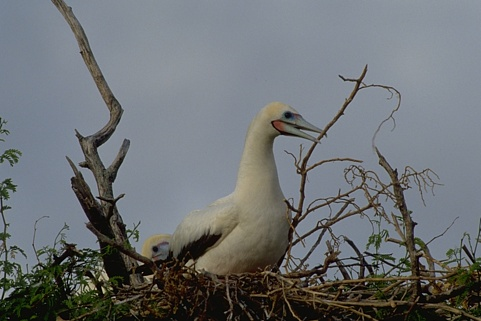
%> input picture training_images/im1.jpg, 481 x 321 px
$ octave --eval "result = segment_image(imread('training_images/im1.jpg'));"   (GNU Octave 9; MATLAB toolbox functions it lacks are replaced by stand-ins)
%> lines starting %> are read from the running program, lines starting %| are printed output that depends on the picture; in (x1, y1, x2, y2) boxes, pixels count from 0 and x2, y2 are one past the last pixel; in counts of white or black regions, pixels touching at a corner belong together; the program's own positions count from 1
%{
Summarisation of methodology:

The following function has several steps. The image type is first changed
to double. After this, it uses Gaussian smoothing to convolve along each of
four colour channels: Yellow-on-Blue-off, Blue-on-Yellow-off,
Green-on-Red-off, Red-on-Green-off. This lessens noise and helps in
identifying edges. Then the gradient magnitude across the four colour
channels is derived using the Sobel operator. The best high and low
thresholds for hysteresis, which distinguishes between strong and weak
edges and reduces the weak ones, are chose using a histogram. To define the
edges' perimeters, other operations like imdilate to link strong and weak
edges and bwperim to identify perimeters of the edges, are employed.
Reverting the picture type back to double is the final step. A series of
for loops which called on the compare_segmentations.m file were used to
derive the optimal paramaters, mainly the sigma values for the colour
channel masks and the high and low threshold for hysteresis thresholding.
A pair of variables were iterated using a for loop, with the other
variables hardcoded using either educated guesses or from previous
solutions derived by old for
loops.

Sources: Lecture and MATLAB practical materials by Dr Michael Spratling for
the Computer Vision
module.
%}
function [seg] = segment_image(I)
    % Convert image to double
    I_double = im2double(I);

    % Extract Yellow and Blue Colour Channels
    B = I_double(:,:,3);
    Y = I_double(:,:,1:2);
    R = I_double(:,:,1);
    G = I_double(:,:,2);

    % Assign sigma parameters
    sigma1 = 1.3;
    sigma2 = 1.3;
    sigma3 = 2.2;
    sigma4 = 2.2;

    % Apply Gaussian convolution to each color channel
    GYB1 = fspecial('gaussian', ceil(6*sigma2), sigma1);
    GYB2 = fspecial('gaussian', ceil(6*sigma2), sigma2);
    GGR1 = fspecial('gaussian', ceil(6*sigma4), sigma3);
    GGR2 = fspecial('gaussian', ceil(6*sigma4), sigma4);

    % Compute the 'on' and 'off' channels
    Y_on_B_off = conv2(mean(Y,3),GYB1,'same') - conv2(B,GYB2,'same');
    B_on_Y_off = conv2(B,GYB1,'same') - conv2(mean(Y,3),GYB2,'same');
    G_on_R_off = conv2(G,GGR1,'same') - conv2(R,GGR2,'same');
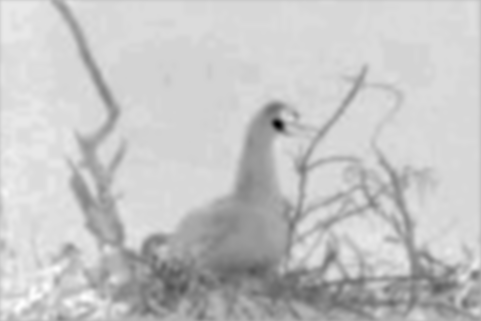
%> G_on_R_off: size 321x481 double; min -0.165, max 0.0674, mean 0.015; drawn with min black and max white
    R_on_G_off = conv2(R,GGR1,'same') - conv2(G,GGR2,'same');
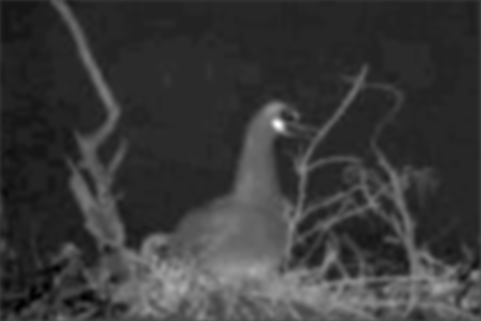
%> R_on_G_off: size 321x481 double; min -0.0674, max 0.165, mean -0.015; drawn with min black and max white

    %% Using Sobel Edge Detection

    % Sobel operator kernels
    sobelX = [-1 0 1; -2 0 2; -1 0 1];
    sobelY = [-1 -2 -1; 0 0 0; 1 2 1];

    % Apply Sobel Edge Detection
    channels = {Y_on_B_off, B_on_Y_off, G_on_R_off, R_on_G_off};
%> channels = 4 items
    combined_edges = zeros(size(Y_on_B_off));

    for i = 1:length(channels)
        % Convolve with Sobel operator kernels
        Gx = conv2(channels{i}, sobelX, 'same');
        Gy = conv2(channels{i}, sobelY, 'same');

        % Calculate gradient magnitude
        edges = sqrt(Gx.^2 + Gy.^2);

        % Build histogram of edge values for the current channel
        [counts, bin] = hist(edges(:), 256);

        % Find high threshold - keep top 5% of edges
        cumulative_Counts = cumsum(counts);
        high_threshold_idx = find(cumulative_Counts >= 0.948 * cumulative_Counts(end), 1, 'first');
        high_threshold = bin(high_threshold_idx);

        % Find low threshold - keep top 25% of edges
        low_threshold_idx = find(cumulative_Counts >= 0.919 * cumulative_Counts(end), 1, 'first');
        low_threshold = bin(low_threshold_idx);

        % Apply hysteresis
        strong_edges = edges > high_threshold; % Strong edges
        weak_edges = edges > low_threshold & ~strong_edges; % Weak edges

        % Linking weak edges with strong edges
        edges = imdilate(strong_edges, strel('disk', 1)) & weak_edges;

        % Use bwperim to find the perimeter pixels
        edges = bwperim(edges);

        combined_edges = combined_edges | edges; % Combine edges from all channels
    end
%> this loop made 4 passes
%> (high_threshold_idx, high_threshold, low_threshold_idx, low_threshold) on passes 1 to 4: (97, 0.179, 82, 0.151), (97, 0.179, 82, 0.151), (79, 0.0684, 68, 0.0589), (79, 0.0684, 68, 0.0589)
%> pass 1, in segment_image, `Gx = conv2(channels{i}, sobelX, 'same');`:
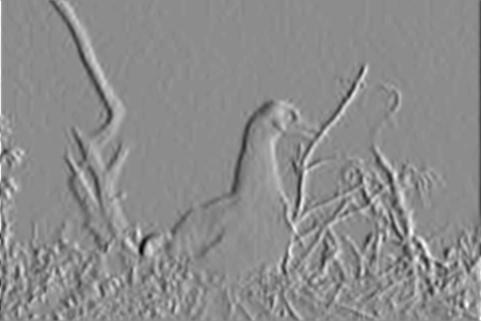
%> Gx: size 321x481 double; min -0.422, max 0.342, mean -0.000108; drawn with min black and max white
%> pass 1, in segment_image, `Gy = conv2(channels{i}, sobelY, 'same');`:
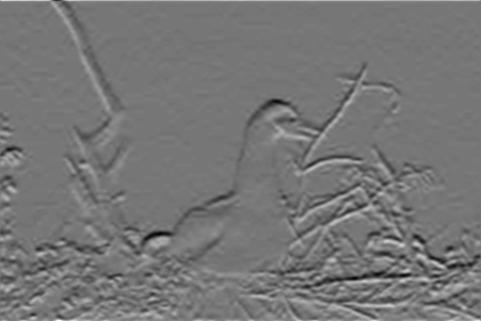
%> Gy: size 321x481 double; min -0.412, max 0.473, mean -0.000781; drawn with min black and max white
%> pass 1, in segment_image, `edges = sqrt(Gx.^2 + Gy.^2);`:
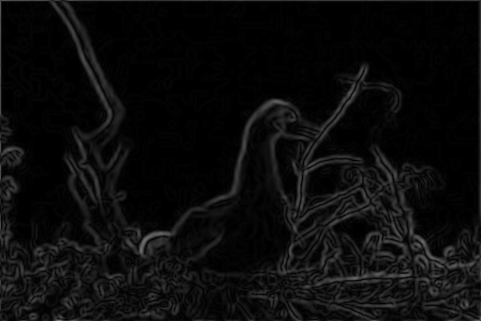
%> edges: size 321x481 double; min 0, max 0.474, mean 0.047
%> pass 1, in segment_image, `strong_edges = edges > high_threshold;`:
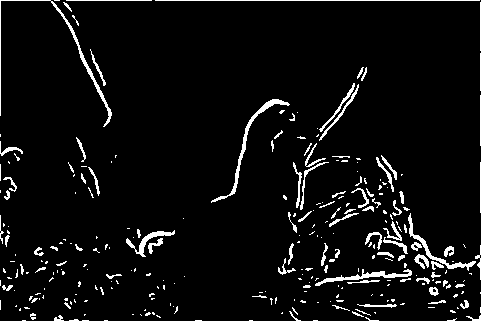
%> strong_edges: size 321x481 logical; 5.2% white in thin lines or dots
%> after the loop:
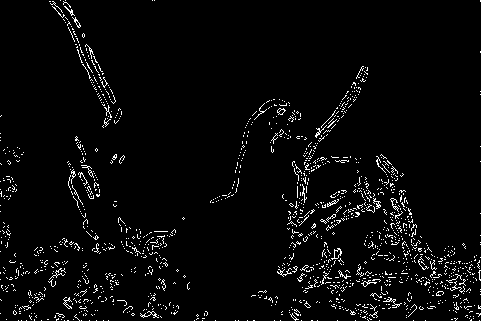
%> combined_edges: size 321x481 logical; 3.6% white in thin lines or dots

    % Convert the contour image to double precision
    seg = im2double(combined_edges);
%> seg: size 321x481 double; values 0 (black) and 1 (white), 3.6% white in thin lines or dots
end

$ run again, on training_images/im10.jpg
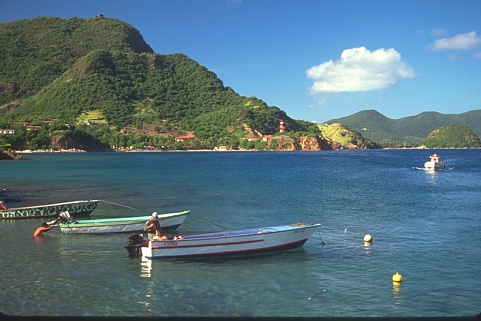
%> input picture training_images/im10.jpg, 481 x 321 px
%> channels = 4 items
%> the loop in segment_image, `for i = 1:length(channels)` made 4 passes
%> (high_threshold_idx, high_threshold, low_threshold_idx, low_threshold) on passes 1 to 4: (50, 0.288, 37, 0.212), (50, 0.288, 37, 0.212), (53, 0.167, 44, 0.138), (53, 0.167, 44, 0.138)
%> pass 1, in segment_image, `strong_edges = edges > high_threshold;`:
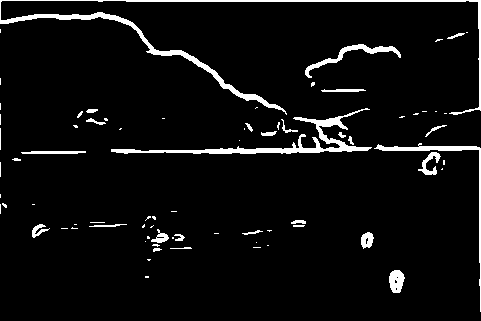
%> strong_edges: size 321x481 logical; 5.1% white; 77 white regions (47 under 20 px), largest, box (x1, y1, x2, y2) and area: (0, 0, 481, 115) 2698, (111, 108, 372, 154) 1743, (374, 143, 481, 312) 750
%> after the loop in segment_image, `for i = 1:length(channels)`:
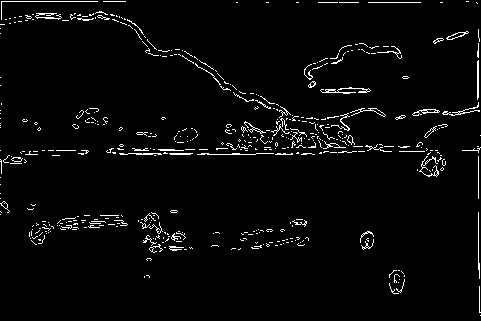
%> combined_edges: size 321x481 logical; 3.1% white in thin lines or dots
%> seg: size 321x481 double; values 0 (black) and 1 (white), 3.1% white in thin lines or dots

$ run again, on training_images/im11.jpg
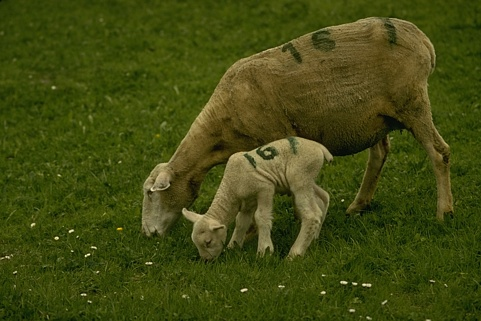
%> input picture training_images/im11.jpg, 481 x 321 px
%> channels = 4 items
%> the loop in segment_image, `for i = 1:length(channels)` made 4 passes
%> (high_threshold_idx, high_threshold, low_threshold_idx, low_threshold) on passes 1 to 4: (35, 0.133, 28, 0.106), (35, 0.133, 28, 0.106), (83, 0.0745, 65, 0.0583), (83, 0.0745, 65, 0.0583)
%> pass 1, in segment_image, `strong_edges = edges > high_threshold;`:
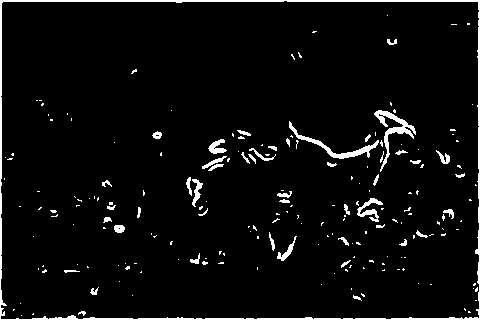
%> strong_edges: size 321x481 logical; 5.2% white; 199 white regions (153 under 20 px), largest, box (x1, y1, x2, y2) and area: (0, 0, 481, 321) 3972, (374, 110, 416, 172) 542, (289, 121, 379, 159) 477
%> after the loop in segment_image, `for i = 1:length(channels)`:
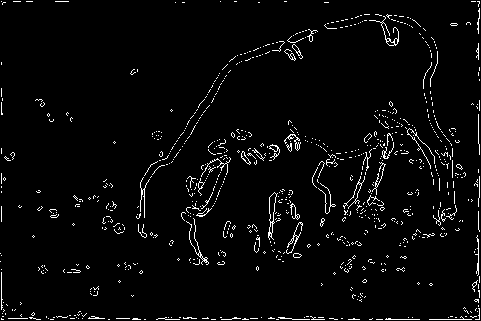
%> combined_edges: size 321x481 logical; 3.3% white in thin lines or dots
%> seg: size 321x481 double; values 0 (black) and 1 (white), 3.3% white in thin lines or dots

$ run again, on training_images/im12.jpg
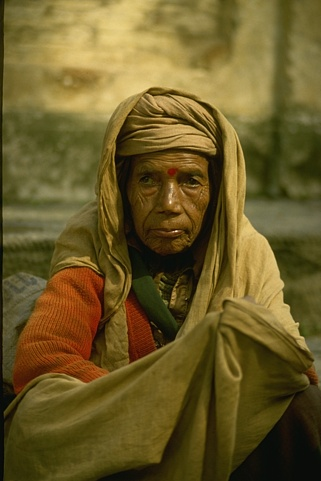
%> input picture training_images/im12.jpg, 321 x 481 px
%> channels = 4 items
%> the loop in segment_image, `for i = 1:length(channels)` made 4 passes
%> (high_threshold_idx, high_threshold, low_threshold_idx, low_threshold) on passes 1 to 4: (46, 0.236, 37, 0.189), (46, 0.236, 37, 0.189), (60, 0.095, 46, 0.0727), (60, 0.095, 46, 0.0727)
%> after the loop in segment_image, `for i = 1:length(channels)`:
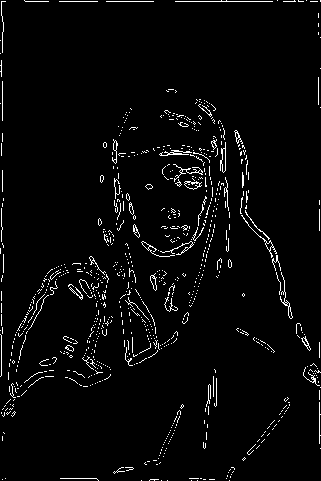
%> combined_edges: size 481x321 logical; 3.3% white in thin lines or dots
%> seg: size 481x321 double; values 0 (black) and 1 (white), 3.3% white in thin lines or dots
